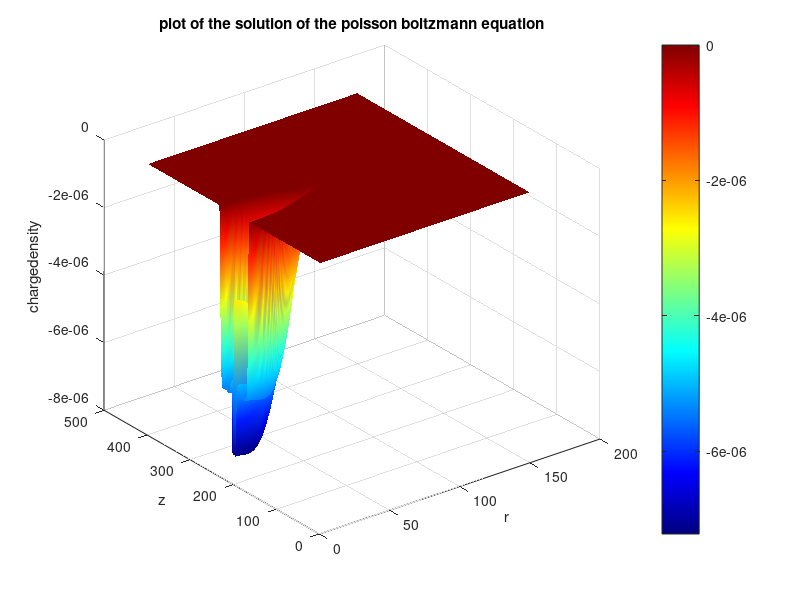
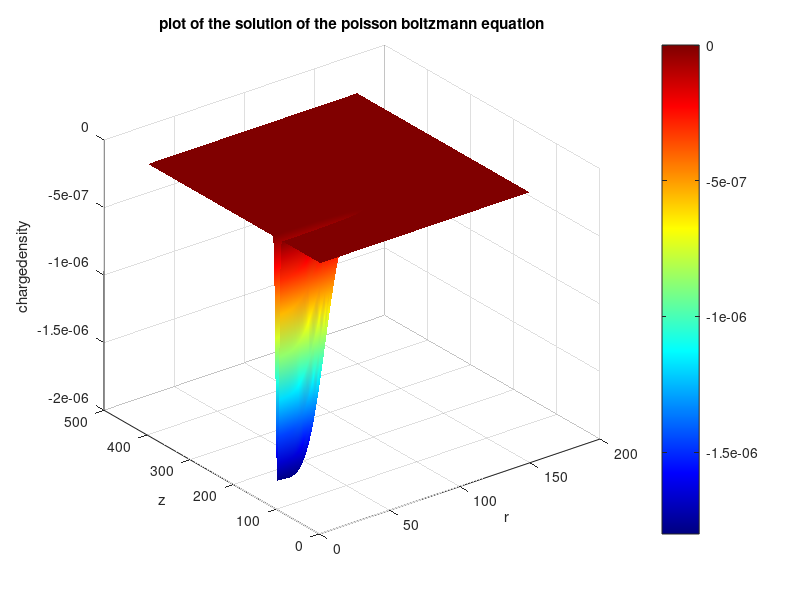
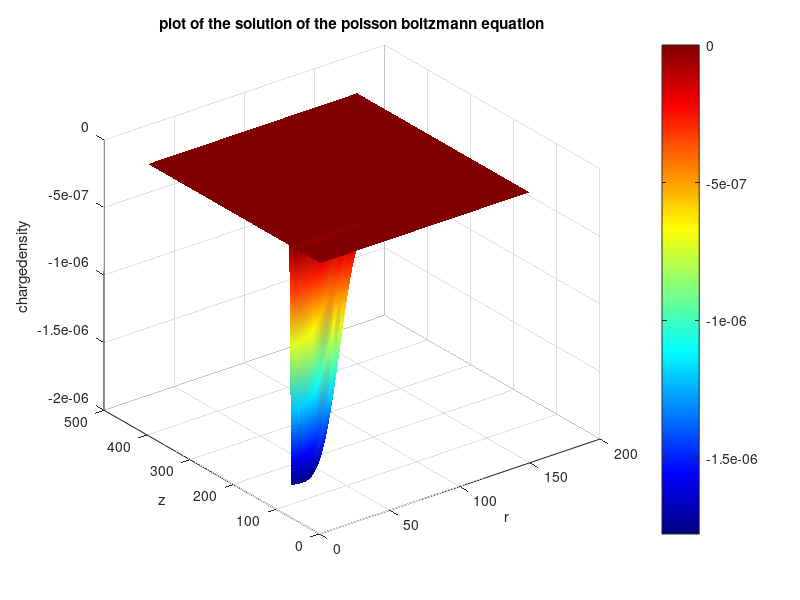

These figures' MATLAB source, in order:


phi=csvread('hered0.csv');
phi_new = reshape(phi, 401, 150);

figure;
    surf(phi_new)
    shading interp,colormap(jet(1024)),colorbar
    title('plot of the solution of the poisson boltzmann equation')
    zlabel('chargedensity')
    xlabel('r')
    ylabel('z')
    
   
    phi=csvread('hered1.csv');
phi_new = reshape(phi, 401, 150);

figure;
    surf(phi_new)
    shading interp,colormap(jet(1024)),colorbar
    title('plot of the solution of the poisson boltzmann equation')
    zlabel('chargedensity')
    xlabel('r')
    ylabel('z')
    
  % fileID = fopen('herebin.bin');
  % A = fread(fileID)
  phi=csvread('hered2.csv');
phi_new = reshape(phi, 401, 150);

figure;
    surf(phi_new)
    shading interp,colormap(jet(1024)),colorbar
    title('plot of the solution of the poisson boltzmann equation')
    zlabel('chargedensity')
    xlabel('r')
    ylabel('z')
    